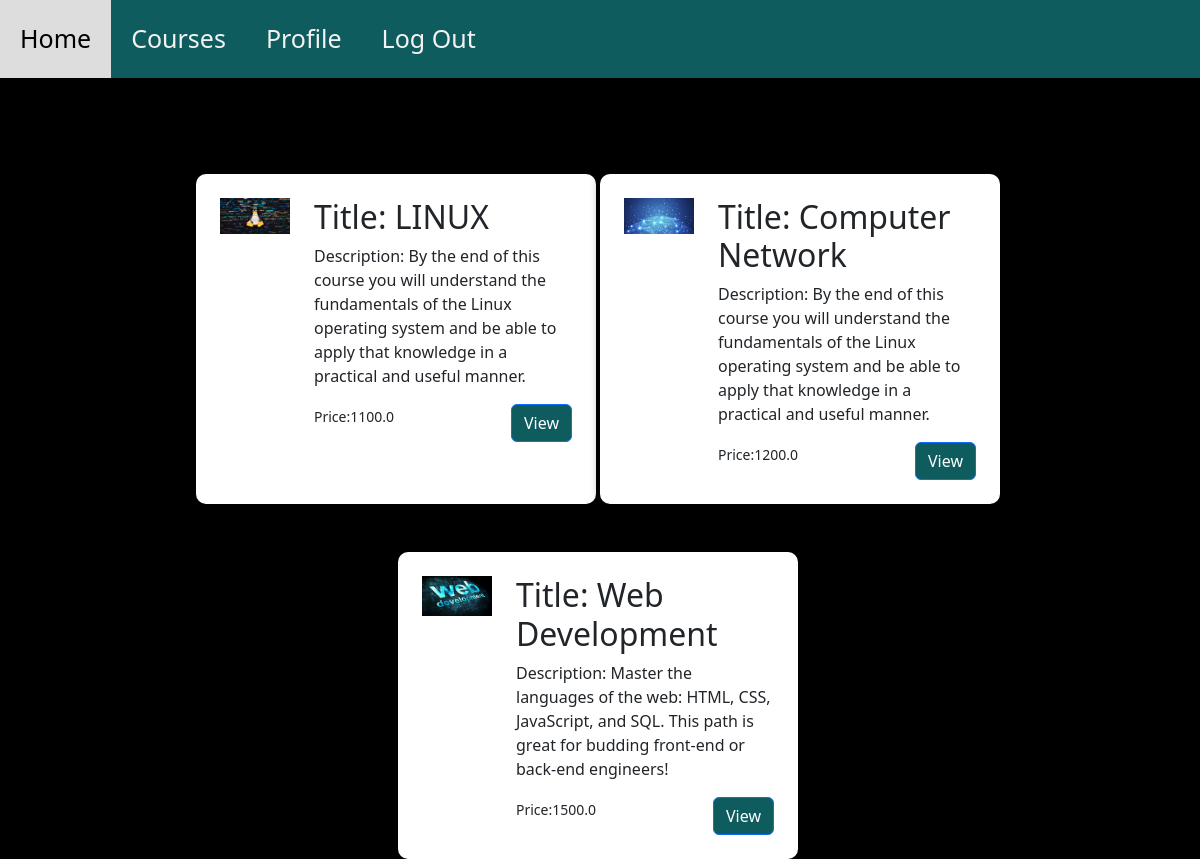
The page / (signed in) on the database its author committed.
### tables this page shows
CREATE TABLE courses (
            id INTEGER PRIMARY KEY AUTOINCREMENT ,
            user_id INTEGER NOT NULL ,
            title TEXT NOT NULL ,
            description TEXT ,
            price REAL NOT NULL,
            img_url TEXT,
            FOREIGN KEY (user_id) REFERENCES users (id)
        );

### app.py (the view)
@app.route("/")
def index():
    if 'email' in session:
        if session['Instructor']==1 :
            return render_template("index.html" , courses = db.get_user_courses(connection,session['user_id']))
        else:
            return render_template("index.html" , courses = db.get_all_courses(connection))
    return redirect(url_for("welcome"))

### db.py (called while the page is built)
def get_all_courses(connection):
    cursor = connection.cursor()
    query = '''SELECT * FROM courses'''
    cursor.execute(query)
    return cursor.fetchall()

### templates/index.html (shortened to what this page needs)
<!DOCTYPE html>
<html lang="en">
	<head>
		<link rel="stylesheet" href="{{ url_for('static', filename='css/bootstrap.min.css') }}" />
		<link rel="stylesheet" href="{{ url_for('static', filename='css/style.css') }}" />
	</head>
	<body>
		<div class="topnav" id="myTopnav">
			<a href="{{ url_for('home') }}">Home</a>
			<a href="{{ url_for('index') }}">Courses</a>
			<a href="{{ url_for('profile') }}">Profile</a>
			<a href="{{ url_for('logout') }}">Log Out</a>
		</div>
		<br><br>
		<div class="centered-body">
			<div class="container-fluid">
			<div class="row justify-content-center">
				{% for course in courses %}
				<div class="col-md-6 col-lg-4 form-container p-4 mt-5 me-1">
					<div class="row">
						<div class="col-3">
							<img
								src="{{ url_for('static', filename=course[5]) }}"
								alt=""
								width="150"
								class="img-fluid"
							/>
						</div>
						<div class="col">
							<h2>Title: {{ course[2] }}</h2>
							<p>Description: {{course[3]}}</p>
							<small>Price:{{course[4]}}</small>
							<a class="btn btn-primary float-end" href="{{ url_for('getCourse', course_id=course[0]) }}"
								>View</a
							>
						</div>
					</div>
				</div>
				{% endfor %}
			</div>
		</div>
		  </div>
	</body>
</html>

### static/css/style.css (style rules this page uses)
body { background-color: #000; min-height: 100vh; margin: 0; }
.centered-body { display: flex; justify-content: center; align-items: center; }
.form-container { background-color: #ffffff; border-radius: 10px; box-shadow: 0 0 10px rgba(0, 0, 0, 0.5); }
.btn-primary { background-color: #0f5c5f; }
.topnav { overflow: hidden; background-color: #0f5c5f; }
.topnav a { float: left; display: block; color: #f2f2f2; text-align: center; padding: 20px; text-decoration: none; font-size: 25px; }

### rows shown on the page
courses: img_url (picture), title "LINUX", description "By the end of this course you will understand the fundamentals of the Linux operating system and be able to apply that knowledge in a practical and useful manner.", price "1100.0"
courses: img_url (picture), title "Computer Network", description "By the end of this course you will understand the fundamentals of the Linux operating system and be able to apply that knowledge in a practical and useful manner.", price "1200.0"
courses: img_url (picture), title "Web Development", description "Master the languages of the web: HTML, CSS, JavaScript, and SQL. This path is great for budding front-end or back-end engineers!", price "1500.0"
